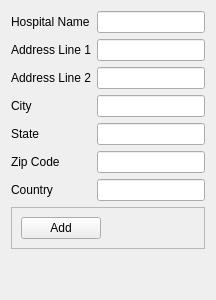
                      <widget class="QWidget" name="addHospital">
                       <attribute name="title">
                        <string>Add Hospital</string>
                       </attribute>
                       <layout class="QVBoxLayout" name="verticalLayout_7">
                        <item>
                         <layout class="QGridLayout" name="gridLayout_2">
                          <item row="0" column="2">
                           <widget class="QLineEdit" name="addHospitalName">
                            <property name="text">
                             <string/>
                            </property>
                           </widget>
                          </item>
                          <item row="2" column="2">
                           <widget class="QLineEdit" name="addHospitalAddressLine2">
                            <property name="text">
                             <string/>
                            </property>
                           </widget>
                          </item>
                          <item row="3" column="0">
                           <widget class="QLabel" name="DOB2_2">
                            <property name="text">
                             <string>City</string>
                            </property>
                           </widget>
                          </item>
                          <item row="5" column="2">
                           <widget class="QLineEdit" name="addHospitalZip">
                            <property name="text">
                             <string/>
                            </property>
                           </widget>
                          </item>
                          <item row="0" column="0">
                           <widget class="QLabel" name="FirstNameLabel2_5">
                            <property name="text">
                             <string>Hospital Name</string>
                            </property>
                           </widget>
                          </item>
                          <item row="6" column="2">
                           <widget class="QLineEdit" name="addHospitalCountry">
                            <property name="text">
                             <string/>
                            </property>
                           </widget>
                          </item>
                          <item row="1" column="2">
                           <widget class="QLineEdit" name="addHospitalAddressLine1">
                            <property name="text">
                             <string/>
                            </property>
                           </widget>
                          </item>
                          <item row="3" column="2">
                           <widget class="QLineEdit" name="addHospitalCity">
                            <property name="text">
                             <string/>
                            </property>
                           </widget>
                          </item>
                          <item row="6" column="0">
                           <widget class="QLabel" name="MobilePhone_2">
                            <property name="text">
                             <string>Country</string>
                            </property>
                           </widget>
                          </item>
                          <item row="5" column="0">
                           <widget class="QLabel" name="EmailAddress_2">
                            <property name="text">
                             <string>Zip Code</string>
                            </property>
                           </widget>
                          </item>
                          <item row="4" column="2">
                           <widget class="QLineEdit" name="addHospitalState">
                            <property name="text">
                             <string/>
                            </property>
                           </widget>
                          </item>
                          <item row="4" column="0">
                           <widget class="QLabel" name="SSN2_2">
                            <property name="text">
                             <string>State</string>
                            </property>
                           </widget>
                          </item>
                          <item row="2" column="0">
                           <widget class="QLabel" name="LastNameLabel2_4">
                            <property name="text">
                             <string>Address Line 2</string>
                            </property>
                           </widget>
                          </item>
                          <item row="1" column="0">
                           <widget class="QLabel" name="LastNameLabel2_3">
                            <property name="text">
                             <string>Address Line 1</string>
                            </property>
                           </widget>
                          </item>
                         </layout>
                        </item>
                        <item>
                         <widget class="QFrame" name="frame_12">
                          <property name="frameShape">
                           <enum>QFrame::StyledPanel</enum>
                          </property>
                          <property name="frameShadow">
                           <enum>QFrame::Raised</enum>
                          </property>
                          <layout class="QHBoxLayout" name="horizontalLayout_4" stretch="1,8">
                           <item>
                            <widget class="QPushButton" name="addHospitalButton">
                             <property name="text">
                              <string>Add</string>
                             </property>
                            </widget>
                           </item>
                           <item>
                            <widget class="QLabel" name="addHospitalStatusLabel">
                             <property name="text">
                              <string/>
                             </property>
                            </widget>
                           </item>
                          </layout>
                         </widget>
                        </item>
                        <item>
                         <spacer name="verticalSpacer">
                          <property name="orientation">
                           <enum>Qt::Vertical</enum>
                          </property>
                          <property name="sizeHint" stdset="0">
                           <size>
                            <width>20</width>
                            <height>40</height>
                           </size>
                          </property>
                         </spacer>
                        </item>
                       </layout>
                      </widget>
